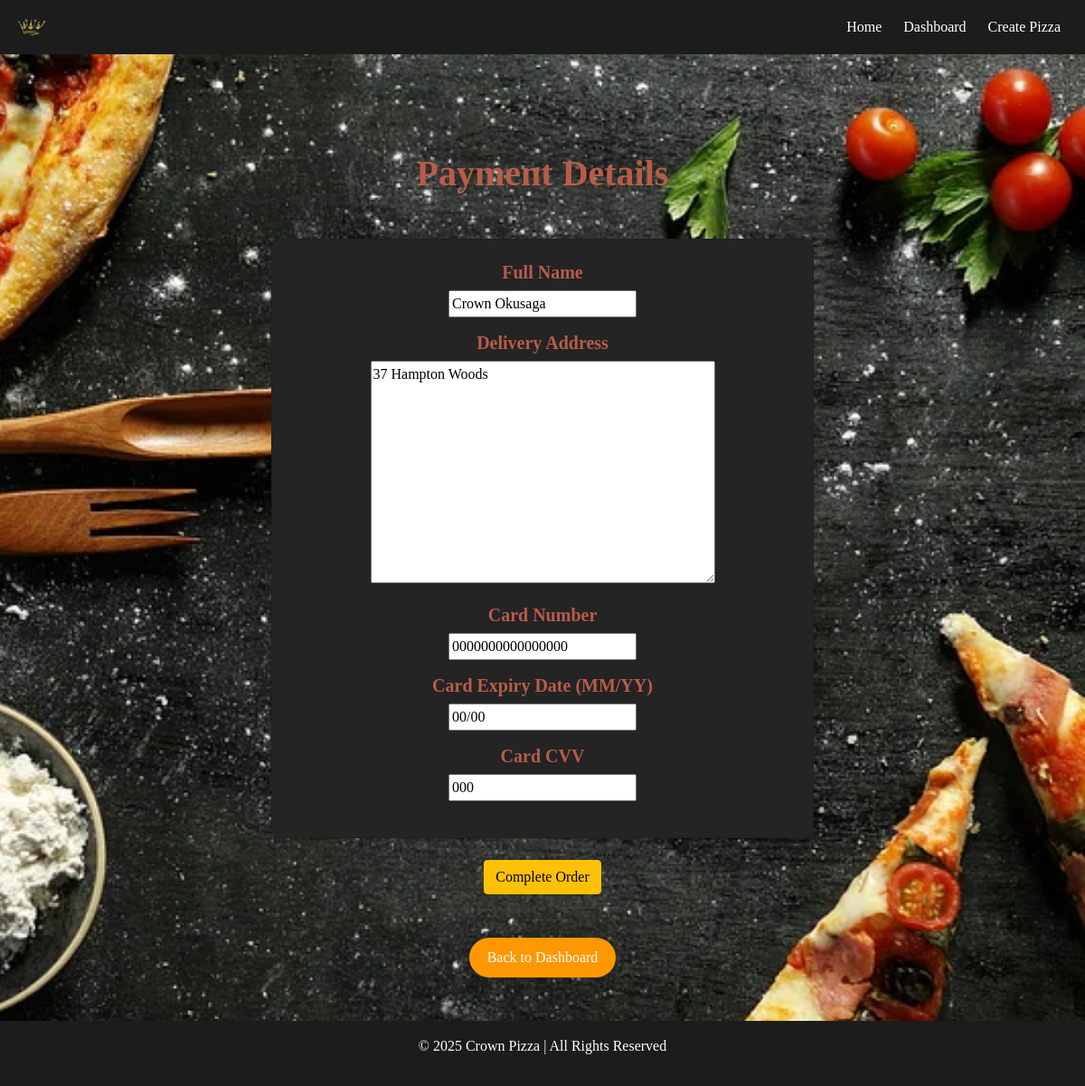
The app's page /payment/33/ (signed in) with its own data.
### PizzaApp/models.py (models this page shows, shortened)
class Order(models.Model):
    user = models.ForeignKey(User, on_delete=models.CASCADE, null=True, blank=True)
    pizza_size = models.ForeignKey(PizzaSize, on_delete=models.CASCADE, default=1)
    pizza_crust = models.ForeignKey(PizzaCrust, on_delete=models.CASCADE, default=1)
    pizza_sauce = models.ForeignKey(PizzaSauce, on_delete=models.CASCADE, default=1)
    pizza_cheese = models.ForeignKey(PizzaCheese, on_delete=models.CASCADE, default=1)
    toppings = models.ManyToManyField(PizzaTopping, blank=True)
    full_name = models.CharField(max_length=100)
    delivery_address = models.TextField()
    card_number = models.CharField(max_length=16, default="0000000000000000")  # Fake card for DB
    card_expiry_date = models.CharField(max_length=5, default="00/00")  # Placeholder
    card_cvv = models.CharField(max_length=3, default="000")  # Placeholder

### PizzaApp/views.py (the view)
# urls.py: path('payment/<int:order_id>/', views.payment_view, name='payment'),
@login_required
def payment_view(request, order_id):
    order = get_object_or_404(Order, id=order_id, user=request.user)
    if request.method == 'POST':
        form = DeliveryDetailsForm(request.POST, instance=order)
        if form.is_valid():
            order.full_name = form.cleaned_data['full_name']
            order.delivery_address = form.cleaned_data['delivery_address']
            order.save()
            messages.success(request, "Payment details saved successfully!")
            return redirect('order_confirmation', order_id=order.id)
        else:
            messages.error(request, "Invalid form submission. Please check your details.")
    else:
        form = DeliveryDetailsForm(instance=order)
    return render(request, 'payment.html', {'form': form, 'order': order})

### PizzaApp/forms.py (shortened to what this page needs)
class DeliveryDetailsForm(forms.ModelForm):
    class Meta:
        model = Order
        fields = ['full_name', 'delivery_address', 'card_number', 'card_expiry_date', 'card_cvv']

### PizzaApp/templates/payment.html (shortened to what this page needs)
{% extends 'base.html' %}
{% load static %}
{% block content %}
<h1 class="text-center">Payment Details</h1>
<div class="container my-5">
    <form method="POST" enctype="multipart/form-data" class="form-container">
        <div class="card p-4 shadow-sm text-center" style="background-color: rgb(36, 36, 36); border-radius: 10px; max-width: 600px; margin: 0 auto;">
            <div class="mb-3">
                <h5 class="text-center">Full Name</h5>
                {{ form.full_name }}
            </div>
            <div class="mb-3">
                <h5 class="text-center">Delivery Address</h5>
                {{ form.delivery_address }}
            </div>
            <div class="mb-3">
                <h5 class="text-center">Card Number</h5>
                {{ form.card_number }}
            </div>
            <div class="mb-3">
                <h5 class="text-center">Card Expiry Date (MM/YY)</h5>
                {{ form.card_expiry_date }}
            </div>
            <div class="mb-3">
                <h5 class="text-center">Card CVV</h5>
                {{ form.card_cvv }}
            </div>
        </div>
        <div class="text-center mt-4">
            <button type="submit" class="btn btn-warning">Complete Order</button>
        </div>
    </form>
</div>
<p class="text-center"><a href="{% url 'dashboard' %}" class="btn btn-secondary">Back to Dashboard</a></p>
{% endblock %}

### PizzaApp/static/css/styles.css (style rules this page uses)
:root { --primary-color: #B85C49; --secondary-color: #D4AF37; --background-color: #F5F5F5; --text-color: rgb(240, 236, 236); --footer-color: #1c1c1c; --navbar-color: #1c1c1c; }
html, body { height: 100%; margin: 0; }
body { display: flex; flex-direction: column; min-height: 100vh; background-color: var(--background-color); background-image: url('/static/images/background.webp'); background-size: cover; background-position: center; background-attachment: fixed; background-repeat: no-repeat; color: var(--text-color); font-family: 'Lora', serif; }
h1, h2, h3, h4, h5 { color: var(--primary-color); font-weight: bold; text-align: center; }
.btn-primary, .btn-secondary { border: none; border-radius: 30px; padding: 10px 20px; font-size: 16px; transition: background-color 0.3s ease; }
.btn-secondary { background-color: #FF9800; color: white; }

### records on screen
Order: full_name "Crown Okusaga", delivery_address "37 Hampton Woods", card_number "0000000000000000", card_expiry_date "00/00", card_cvv "000"
